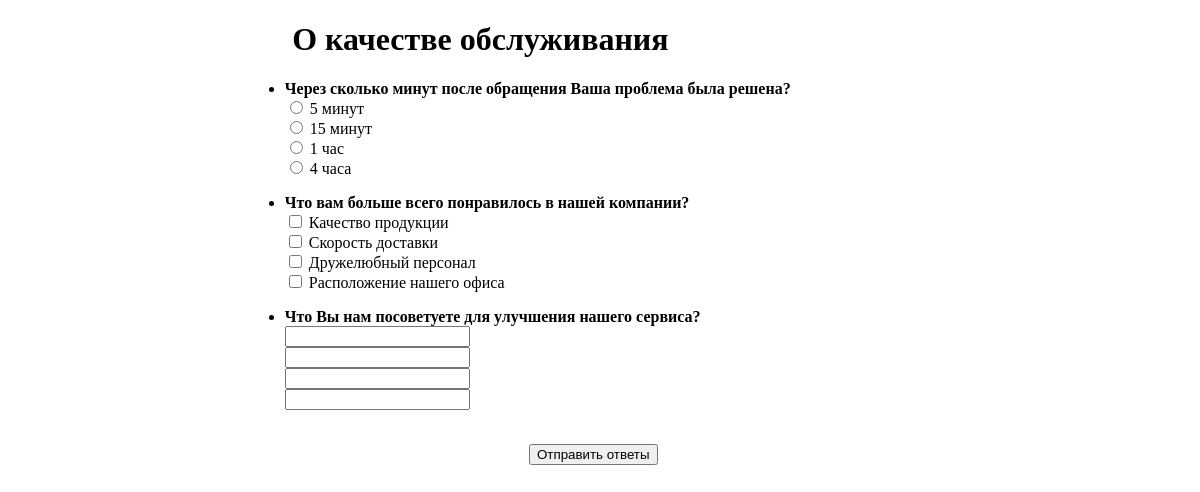
/1/, run on the app's committed database.
### polls/models.py (models this page shows, shortened)
class Poll(models.Model):
    name = models.CharField(max_length=50, verbose_name='Название')
    start_date = models.DateField(verbose_name='Дата начала')
    expiration_date = models.DateField(verbose_name='Дата окончания')
    description = models.TextField(verbose_name='Описание')
    class Meta:
        verbose_name = 'Опрос'
        verbose_name_plural = 'Опросы'

class Question(models.Model):
    TYPES_OF_ANSWERS = [
        ('text', 'Ответ текстом'),
        ('radio', 'Ответ с выбором одного варианта'),
        ('checkbox', 'Ответ с выбором нескольких вариантов')
    ]
    poll = models.ForeignKey(Poll, on_delete=models.CASCADE, verbose_name='Добавить в опрос')
    text = models.TextField(verbose_name='Текст вопроса')
    answer_type = models.CharField(max_length=50, choices=TYPES_OF_ANSWERS, verbose_name='Тип вопроса')
    votes = models.IntegerField(default=0, verbose_name='Результаты')
    class Meta:
        verbose_name = 'Вопрос'
        verbose_name_plural = 'Вопросы'

class Choice(models.Model):
    question = models.ForeignKey(Question, on_delete=models.CASCADE, verbose_name='Выберите вопрос', null=True, blank=True)
    choice_text = models.CharField(max_length=200, verbose_name='Вариант ответа', null=True, blank=True)
    class Meta:
        verbose_name = 'Ответ'
        verbose_name_plural = 'Ответы'

### polls/views.py (the view)
# urls.py: path('<int:poll_id>/', views.detail, name='detail'),
def detail(request, poll_id):
    try:
        poll = Poll.objects.get(pk=poll_id)
        questions = poll.question_set.all
    except Poll.DoesNotExist:
        raise Http404('Такого опроса не существует')
    return render(request, 'polls/detail.html', {'poll': poll, 'questions': questions})

### polls/templates/polls/detail.html (shortened to what this page needs)
{% extends 'polls/layout.html' %}
{% block body %}
<div class=container>
  <h1>{{ poll.name }}</h1>
  {% for question in poll.question_set.all %}
  <ul>
    <li>
      <form action="{% url 'vote' poll.id %}" method="post">
        <p><b>{{ question.text }}</b><br>
        {% for choice in question.choice_set.all|default:"text" %}
            <input
              type={{question.answer_type}}
              id="choice{{forloop.counter}}"
              name="choice"
              value={{choice.id}}
            >
          {{ choice.choice_text }}
          <br>
        {% endfor %}
      </form>
    </li>
  </ul>
  {% endfor %}
  <br>
  <input class="submit" type="submit" value="Отправить ответы">
</div>
{% endblock body %}

### polls/templates/polls/layout.html (shortened to what this page needs)
{% load static %}
<!DOCTYPE html>
<html lang="en">
<head>
  <link rel="stylesheet" href="{% static 'polls/css/style.css' %}">
</head>
<body>
  {% block body %}
  {% endblock %}
</body>
</html>

### polls/static/polls/css/style.css (style rules this page uses)
body { margin-top:20px; }
h1 { margin-left: 5%; }
.container { margin-left: 20%; }
.submit { margin-left:30%; }

### data on the page
Poll: name "О качестве обслуживания"
Question: text "Через сколько минут после обращения Ваша проблема была решена?"
Choice: choice_text "5 минут"
Choice: choice_text "15 минут"
Choice: choice_text "1 час"
Choice: choice_text "4 часа"
Question: text "Что вам больше всего понравилось в нашей компании?"
Choice: choice_text "Качество продукции"
Choice: choice_text "Скорость доставки"
Choice: choice_text "Дружелюбный персонал"
Choice: choice_text "Расположение нашего офиса"
Question: text "Что Вы нам посоветуете для улучшения нашего сервиса?"
